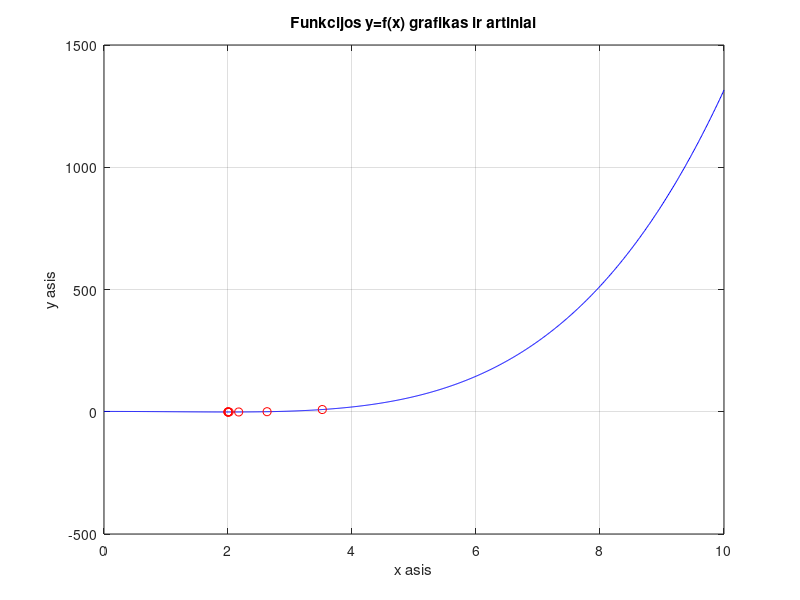

Here is the MATLAB script that generated this plot:
function NiutonoMetodas
% Niutono metodu randamas funkcijos f(x) minimumas intervale [l,r].

f=@(x)((x.^2-4).^2)/7-1;
f1=@(x)4*x*(x.^2-4)/7;
f2=@(x)4*(3*x.^2-4)/7;

l=0;   % apatinis intervalo rezis
r=10;  % desinysis intervalo rezis

epsilon=10^(-4); %tikslumas

k=1; %iteraciju skaitliukas
kmax=100; % maksimalus iteraciju skaitliukas

%Funkcijos grafiko y=f(x) braizymas
x=l:0.01:r;
y=f(x);
plot(x,y,'b');
grid on;
xlabel('x asis');
ylabel('y asis');
title(['Funkcijos y=f(x) grafikas ir artiniai']);

%Metodo realizavimas

x0=5;
delta=1;
disp(['     x1        y1        k         funkc. kviet. sk']);

format long

while delta>=epsilon
      x1=x0-f1(x0)/f2(x0);
      y1=f(x1);
      delta=abs(x1-x0);
      x0=x1;

      format long
      disp([x1, y1]);
      format short
      disp([k, 2*k]);
                 
      hold on
      plot(x1, y1, 'ro')
      
      if k==kmax
          format short
          disp(['Pasiektas maksimalus iteraciju skaicius k=', num2str(kmax)]);
          break
      end 
      k=k+1;
end
end